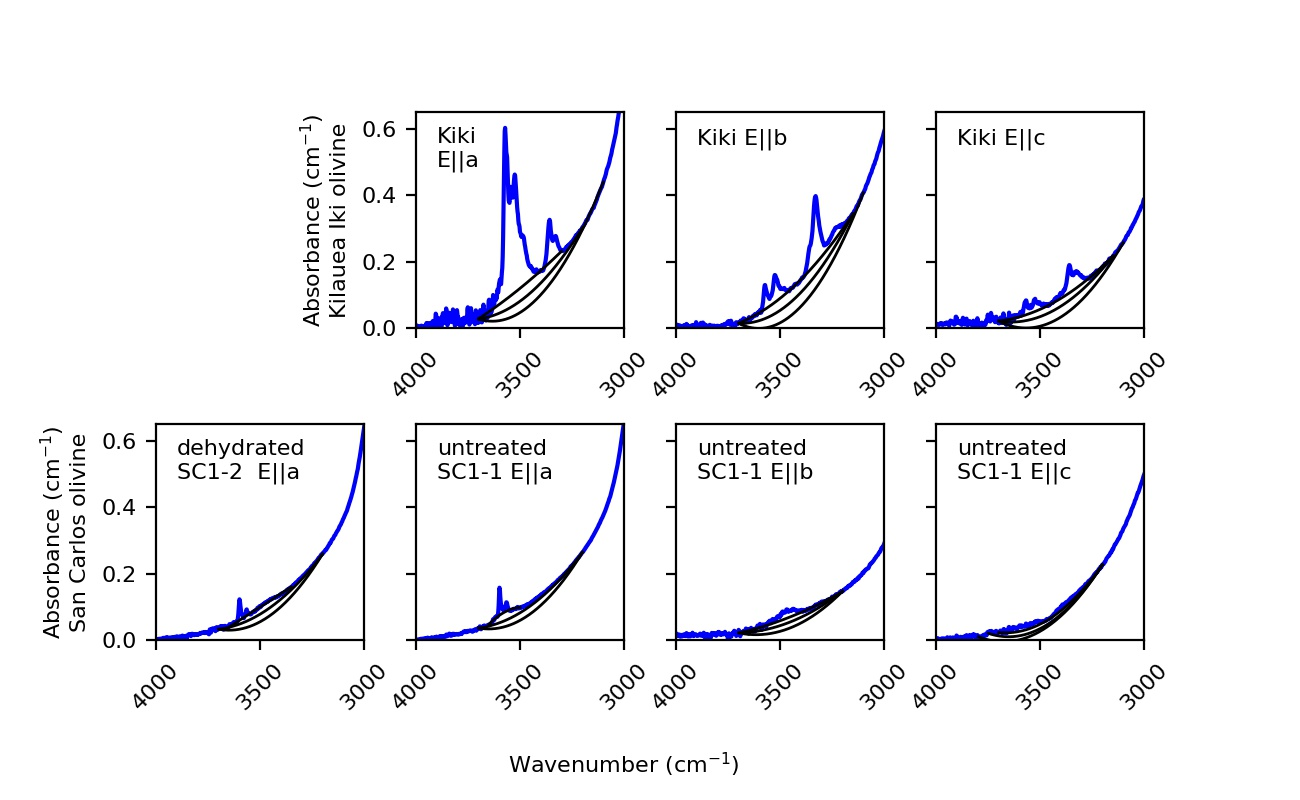

Reproduce this figure in Python.
# -*- coding: utf-8 -*-
"""
Created on Thu Mar  9 11:13:13 2017

@author: Elizabeth
H diffusion in olivine

Create subplots of initial polarized FTIR spectra for San Carlos olivine
and Kilauea Iki olivine, plus estimate water concentrations for San Carlos
olivine after final dehydration step
"""
from olivine.SanCarlos import SanCarlos_spectra as SC
from olivine.KilaueaIki import Kiki_spectra as kiki
from pynams import pynams, styles
import matplotlib.pyplot as plt
import matplotlib
import numpy as np
from uncertainties import ufloat

plt.close('all')
numformat = '{:.0f}'

SCi_list = [SC.SC_untreated_Ea, SC.SC_untreated_Eb, SC.SC_untreated_Ec]
SCf = SC.SC_final_averaged
Kiki_list = [kiki.Kiki_init_Ea, kiki.Kiki_init_Eb, kiki.Kiki_init_Ec]
spec_list = Kiki_list + SCi_list

#%% Get water concentration estimates from FTIR
# All baselines made and saved in Kiki_baseline.py and SanCarlos_baseline.py
baselines = ['-high-baseline.CSV', '-baseline.CSV', '-low-baseline.CSV']

kiki_area = ufloat(0, 0)
kiki_Withers = ufloat(0, 0)
kiki_Bell = ufloat(0, 0)
kiki_SIMS = ufloat(14, 1.2)
print()
print('Kilauea Iki olivine')
for spec in Kiki_list:
    areas = []
    for baseline in baselines:
        spec.get_baseline(baseline_ending=baseline, print_confirmation=False)
        areas.append(spec.make_area(printout=False))
    spec.area = ufloat(np.mean(areas), np.std(areas))
    print('{:.3u}'.format(spec.area), 'cm-2 area || 1 direcion')
    spec.Withers = pynams.area2water(spec.area, phase='olivine',
                                   calibration='Withers')
    spec.Bell = pynams.area2water(spec.area, phase='olivine',
                                  calibration='Bell')
    kiki_area = kiki_area + spec.area
    kiki_Withers = kiki_Withers + spec.Withers
    kiki_Bell = kiki_Bell + spec.Bell
kiki_ave = np.mean([kiki_Withers, kiki_Bell, kiki_SIMS])
print('{:.3u}'.format(kiki_area), 'cm-2 area')
print(kiki_Withers, 'ppm H2O with Withers calibration') 
print(kiki_Bell, 'ppm H2O with Bell calibration')
print(kiki_SIMS, 'ppm H2O by nanoSIMS')
print(kiki_ave, 'ppm H2O average')

SC_area = ufloat(0, 0)
SC_Withers = ufloat(0, 0)
SC_Bell = ufloat(0, 0)
SC_SIMS = ufloat(5, 0.87)
print()
print('San Carlos olivine initial')
for spec in SCi_list:
    areas = []
    for baseline in baselines:
        spec.get_baseline(baseline_ending=baseline, print_confirmation=False)
        areas.append(spec.make_area(printout=False))
    spec.area = ufloat(np.mean(areas), np.std(areas))
    spec.Withers = pynams.area2water(spec.area, phase='olivine',
                                   calibration='Withers')
    spec.Bell = pynams.area2water(spec.area, phase='olivine',
                                  calibration='Bell')
    SC_area = SC_area + spec.area
    SC_Withers = SC_Withers + spec.Withers
    SC_Bell = SC_Bell + spec.Bell
    print('{:.2u}'.format(spec.area), 'cm-2 area || 1 direcion')
SC_ave = np.mean([SC_Bell, SC_Withers, SC_SIMS])

print('{:.2u}'.format(SC_area), 'cm-2 area total')
print(SC_Withers, 'ppm H2O with Withers calibration') 
print(SC_Bell, 'ppm H2O with Bell calibration')
print(SC_SIMS, 'ppm H2O by nanoSIMS')
print(SC_ave, 'ppm H2O average')

SCf_area = ufloat(0, 0)
SCf_Withers = ufloat(0, 0)
SCf_Bell = ufloat(0, 0)
spec = SC.SC_final_averaged
areas = []
for baseline in baselines:
    spec.get_baseline(baseline_ending=baseline, print_confirmation=False)
    areas.append(spec.make_area(printout=False))
#    spec.plot_showbaseline()
spec.area = ufloat(np.mean(areas), np.std(areas))
spec.Withers = pynams.area2water(spec.area, phase='olivine',
                               calibration='Withers')
spec.Bell = pynams.area2water(spec.area, phase='olivine',
                              calibration='Bell')

print()
print('San Carlos olivine initial vs final E||a')
print('{:.2u}'.format(SC.SC_untreated_Ea.area), 'area cm-2 initial')
print('{:.2u}'.format(SC.SC_final_averaged.area), 'area cm-2 final')

#%% Figure showing baselines
matplotlib.rcParams.update({'font.size': 8})
fig = plt.figure()
fig.set_size_inches(6.5, 4)

x = 0.12
y = 0.2
w = 0.16
h = 0.27
wspace = 0.04
hspace = 0.12
ylim = 0.65
ylimSC = ylim
ytext = 0.6

def plot_stuff(spec, ax):
    my_style = {'color': 'blue', 'linestyle' : '-'}
    spec.get_baseline(print_confirmation=False)
    spec.plot_showbaseline(axes=ax, style=my_style)
    spec.get_baseline(baseline_ending='-high-baseline.CSV', 
                      print_confirmation=False)
    ax.plot(spec.base_wn, spec.base_abs, **styles.style_1)
    spec.get_baseline(baseline_ending='-low-baseline.CSV', 
                      print_confirmation=False)
    ax.plot(spec.base_wn, spec.base_abs, **styles.style_1)
    ax.set_xlim(4000, 3000)
    ax.set_ylim(0, ylimSC)
    plt.setp(ax.get_xticklabels(), rotation=45)    

def remove_labels(ax):
    labels = [item.get_text() for item in ax.get_yticklabels()]
    empty_string_labels = ['']*len(labels)
    ax.set_yticklabels(empty_string_labels)

ax = fig.add_axes([x+wspace+w, y+hspace+h, w, h])
spec = kiki.Kiki_init_Ea
plot_stuff(spec, ax)
ax.text(3900, ytext, 'Kiki\nE||a', va='top')
#ylabel = ''.join(('Absorbance (cm$^{-1}$)\nKilauea Iki olivine\nSIMS: ',
#                  str(kiki_SIMS)))
ax.set_ylabel('Absorbance (cm$^{-1}$)\nKilauea Iki olivine')

ax = fig.add_axes([x+2*wspace+2*w, y+hspace+h, w, h])
spec = kiki.Kiki_init_Eb
plot_stuff(spec, ax)
ax.text(3900, ytext, 'Kiki E||b', va='top')
remove_labels(ax)

ax = fig.add_axes([x+3*wspace+3*w, y+hspace+h, w, h])
spec = kiki.Kiki_init_Ec
plot_stuff(spec, ax)
ax.text(3900, ytext, 'Kiki E||c', va='top')
remove_labels(ax)

ax = fig.add_axes([x, y, w, h])
spec = SC.SC_final_averaged
plot_stuff(spec, ax)
#ax.text(3900, ytext, 'dehydrated\nSC1-2  E||a\n\nSIMS:\n'+str(SC_SIMS), va='top')
ax.text(3900, ytext, 'dehydrated\nSC1-2  E||a', va='top')
ax.set_ylabel('Absorbance (cm$^{-1}$)\nSan Carlos olivine')

ax = fig.add_axes([x+wspace+w, y, w, h])
spec = SC.SC_untreated_Ea
plot_stuff(spec, ax)
ax.text(3900, ytext, 'untreated\nSC1-1 E||a', va='top')
remove_labels(ax)

ax = fig.add_axes([x+2*wspace+2*w, y, w, h])
spec = SC.SC_untreated_Eb
plot_stuff(spec, ax)
ax.text(3900, ytext, 'untreated\nSC1-1 E||b', va='top')
remove_labels(ax)

ax = fig.add_axes([x+3*wspace+3*w, y, w, h])
spec = SC.SC_untreated_Ec
plot_stuff(spec, ax)
ax.text(3900, ytext, 'untreated\nSC1-1 E||c', va='top')
remove_labels(ax)

ax.text(5500, -0.4, 'Wavenumber (cm$^{-1}$)', ha='center')

fig.savefig(SC.thisfolder+'\..\Fig1_polarized_FTIR.jpg', dpi=200, format='jpg')
